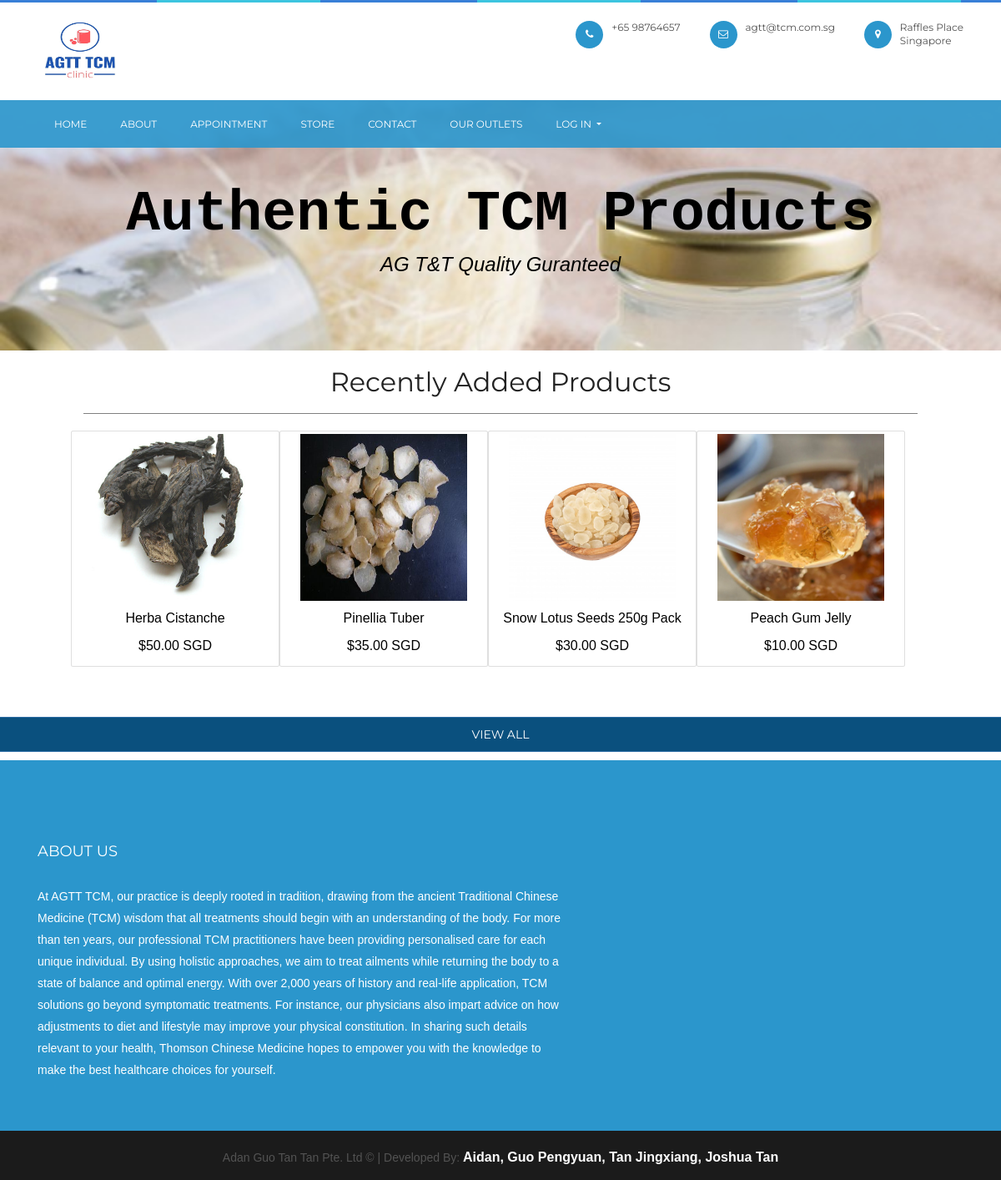
The page /storeindex.php on the database its author committed.
### tables this page shows
CREATE TABLE IF NOT EXISTS `products` (
	`id` int(11) NOT NULL AUTO_INCREMENT,
	`name` varchar(200) NOT NULL,
	`desc` text NOT NULL,
	`price` decimal(7,2) NOT NULL,
	`currency` text NOT NULL,
	`quantity` int(11) NOT NULL,
	`img` text NOT NULL,
	`date_added` datetime NOT NULL DEFAULT CURRENT_TIMESTAMP,
	PRIMARY KEY (`id`)
);

### storeindex.php (called while the page is built, shortened)
<?php
include 'storefunctions.php';
$page = isset($_GET['page']) && file_exists($_GET['page'] . '.php') ? $_GET['page'] : 'storemain';
include $page . '.php';
?>

### storemain.php (the view, shortened to what this page needs)
<?php
$stmt = $pdo->prepare('SELECT * FROM products ORDER BY date_added DESC LIMIT 4');
$stmt->execute();
$recently_added_products = $stmt->fetchAll(PDO::FETCH_ASSOC);
?>
<?php
include("header.php");
?>
<div class="featured">
    <h2>Authentic TCM Products</h2>
    <p>AG T&T Quality Guranteed </p>
</div>
<div class="recentlyadded content-wrapper row">
    <h2>Recently Added Products</h2>
    <div class="products row d-flex flex-wrap align-items-center">
        <?php foreach ($recently_added_products as $product): ?>
        <a href="storeindex.php?page=storeproduct&id=<?=$product['id']?>" class="product card col-md-6 col-lg-3 col-xl-2 p-1">
            <img src="images/<?=$product['img']?>" width="200" height="200" alt="<?=$product['name']?>">
            <span class="name"><?=$product['name']?></span>
            <span class="price">
                &dollar;<?=$product['price'],' ', $product['currency']?>
            </span>
        </a>
        <?php endforeach; ?>
    </div>
</div>
<div class="view row">
    <a class="btn btn-primary" href="storeindex.php?page=storeproducts" role="button">View All</a>
</div>
<?php
include("footer.php")
?>

### storefunctions.php (shortened to what this page needs)
<link href="https://cdn.jsdelivr.net/npm/bootstrap@5.0.2/dist/css/bootstrap.min.css" rel="stylesheet">

### header.php (shortened to what this page needs)
<!doctype html>
<html class="no-js" lang="en">
<head>
<link rel="stylesheet" type="text/css" href="rs-plugin/css/settings.css" media="screen" />
<link rel="stylesheet" href="css/ionicons.min.css">
<link rel="stylesheet" href="css/bootstrap.min.css">
<link rel="stylesheet" href="css/font-awesome.min.css">
<link rel="stylesheet" href="css/main.css">
<link rel="stylesheet" href="css/style.css">
<link rel="stylesheet" href="css/responsive.css">
<link rel="stylesheet" href="css/storestyle.css">
<link rel="stylesheet" href="sweetalert2.min.css">
</head>
<body>
<div id="wrap">
  <header class="header-style-2">
    <div class="container">
      <div class="logo"> <a href="index.php"><img src="images/AGTT-TCM.jpg" alt="" style="height: 70px; width: 100px"></a> </div>
      <div class="head-info">
        <ul>
          <li> <i class="fa fa-phone"></i>
            <p>+65 98764657
              </p>
          </li>
          <li> <i class="fa fa-envelope-o"></i>
            <p>agtt@tcm.com.sg</p>
          </li>
          <li> <i class="fa fa-map-marker"></i>
            <p>Raffles Place <br>
             Singapore</p>
          </li>
        </ul>
      </div>
    </div>
    <nav class="navbar ownmenu">
      <div class="container">
        <div class="collapse navbar-collapse" id="nav-open-btn">
          <ul class="nav">
            <li> <a href="index.php">Home </a></li>
            <li><a href="about.php">About</a></li>
            <li><a href="patientappointment.php">Appointment </a></li>
            <li><a href="storeindex.php">Store </a></li>
            <li><a href="contactus.php">Contact </a></li>
            <li><a href="maps.php">Our outlets </a></li>
            <li class="dropdown"> <a href="#" class="dropdown-toggle" data-toggle="dropdown">Log In </a>
            </li>
          </ul>
        </div>
      </div>
    </nav>
  </header>

### footer.php (shortened to what this page needs)
  <footer class="footer-2">
    <div class="container">
      <div class="row">
        <div class="col-sm-7">
          <h6>About Us</h6>
          <div class="about-foot">
            <p> At AGTT TCM, our practice is deeply rooted in tradition, drawing from the ancient Traditional Chinese Medicine (TCM) wisdom that all treatments should begin with an understanding of the body.
For more than ten years, our professional TCM practitioners have been providing personalised care for each unique individual. By using holistic approaches, we aim to treat ailments while returning the body to a state of balance and optimal energy.
With over 2,000 years of history and real-life application, TCM solutions go beyond symptomatic treatments. For instance, our physicians also impart advice on how adjustments to diet and lifestyle may improve your physical constitution. In sharing such details relevant to your health, Thomson Chinese Medicine hopes to empower you with the knowledge to make the best healthcare choices for yourself.</p>
          </div>
        </div>
      </div>
    </div>
  </footer>
  <div class="rights style-2">
    <div class="container">
      <p>Adan Guo Tan Tan Pte. Ltd ©  | Developed By: <strong><span></span><a style="color: white">Aidan, Guo Pengyuan, Tan Jingxiang, Joshua Tan</a></span></strong>  </p>
    </div>
  </div>
</div>
</body>
</html>

### css/storestyle.css (style rules this page uses)
* { box-sizing: border-box; font-family: Arial, Helvetica, sans-serif; font-size: 16px; }
html { height:100%; }
.content-wrapper { width: 1000px; margin: 0 auto; }
header nav { display: flex; flex-grow: 1; flex-basis: 0; justify-content: center; align-items: center; }
.featured { background-image: url(../images/itemID1.jpg); background-repeat: repeat; background-size: cover; height: 300px; align-items: center; justify-content: center; text-align: center; padding-top: 100px; }
.featured h2 { display: inline-block; margin: 0; width: 1050px; font-family: Rockwell, Courier Bold, Courier, Georgia, Times, Times New Roman, serif; font-size: 68px; color: black; padding-bottom: 10px; }
.featured p { display: inline-block; margin: 0; width: 1050px; font-style: italic; font-size: 24px; color: black; }
.recentlyadded h2 { display: block; font-weight: normal; margin: 0; padding: 20px 0; font-size: 32px; text-align: center; width: 100%; border-bottom: 1px solid grey; }
.recentlyadded .products { padding: 20px 0px 60px 0px; text-align:center; align-items:center; }
.recentlyadded img { align-self: center; }
.recentlyadded .name { display: block; color: black; padding: 10px 0 5px 0; }
.recentlyadded .price { display: block; color: black; padding: 5px 0 10px 0; }
.view .btn { margin-bottom: 10px; background-color: rgb(10, 80, 126); }

### rows shown on the page
products: img (picture), name "Herba Cistanche", price "50.00", currency "SGD"
products: img (picture), name "Pinellia Tuber", price "35.00", currency "SGD"
products: img (picture), name "Snow Lotus Seeds 250g Pack", price "30.00", currency "SGD"
products: img (picture), name "Peach Gum Jelly", price "10.00", currency "SGD"
